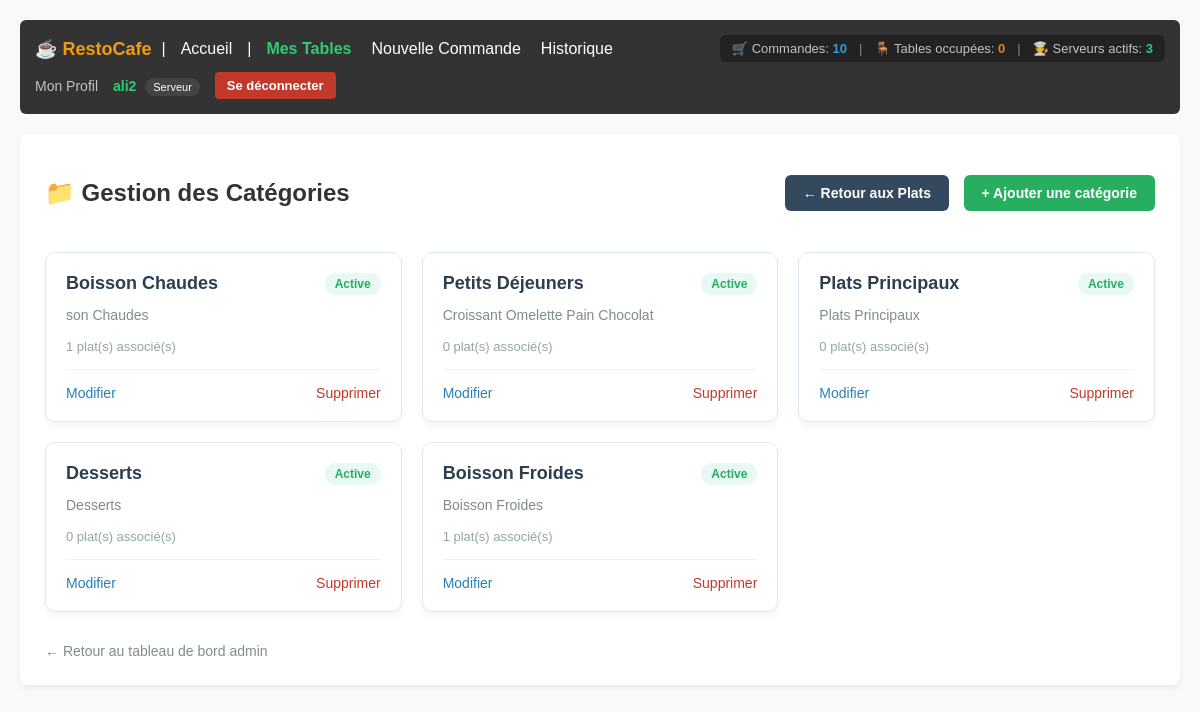
/menu/categories/ (signed in), run on the app's committed database.
### accounts/models.py (models this page shows, shortened)
class User(AbstractUser):
  ROLE_CHOICES = (
      ('admin', 'Administrateur'),
      ('serveur', 'Serveur'),
      ('cuisine', 'Cuisinier'),
  )
  role = models.CharField(
      max_length=20, choices=ROLE_CHOICES, default='serveur'
  )
  tel = models.CharField(max_length=20, blank=True, null=True)
  photo = models.ImageField(upload_to='profils/', blank=True, null=True)

### menu/models.py (models this page shows, shortened)
class Categorie(models.Model):
    nom = models.CharField(max_length=100, unique=True)
    is_active = models.BooleanField(default=True)
    description = models.TextField(blank=True, null=True)

### menu/views.py (the view)
# urls.py: path('categories/', CategorieListView.as_view(), name='categorie_list'),
@method_decorator(login_required, name='dispatch')
class CategorieListView(ListView):
    model = Categorie
    template_name = 'menu/categorie_list.html'
    context_object_name = 'categories'

### accounts/context_processors.py (called while the page is built)
def restaurant_stats(request):
    if not request.user.is_authenticated:
        return {}
    total_commandes = Commande.objects.count()
    tables_occupees = Table.objects.filter(
        commandes__statut__in=['en_attente', 'en_preparation', 'prete']
    ).distinct().count()
    serveurs_actifs = User.objects.filter(
        role='serveur',
        commandes_gerees__isnull=False
    ).distinct().count()
    serveurs_stats = User.objects.filter(role='serveur').prefetch_related('commandes_gerees')
    return {
        'stat_commandes': total_commandes,
        'stat_tables_occupees': tables_occupees,
        'stat_serveurs': serveurs_actifs,
        'serveurs_stats': serveurs_stats,
    }

### menu/templates/menu/categorie_list.html (shortened to what this page needs)
{% extends 'base.html' %}
{% block content %}
    <div style="display: flex; justify-content: space-between; align-items: center; margin-bottom: 25px; flex-wrap: wrap; gap: 15px;">
        <h2>📁 Gestion des Catégories</h2>
        <div>
            <a href="{% url 'menu:plat_list' %}" style="padding: 10px 18px; background: #34495e; color: white; text-decoration: none; border-radius: 6px; font-weight: 600; margin-right: 10px; font-size: 14px;">← Retour aux Plats</a>
            <a href="{% url 'menu:categorie_add' %}" style="padding: 10px 18px; background: #27ae60; color: white; text-decoration: none; border-radius: 6px; font-weight: 600; font-size: 14px;">+ Ajouter une catégorie</a>
        </div>
    </div>
    <div style="display: grid; grid-template-columns: repeat(auto-fill, minmax(280px, 1fr)); gap: 20px;">
        {% for c in categories %}
            <div style="background: #ffffff; border: 1px solid #e1e8ed; border-radius: 10px; padding: 20px; box-shadow: 0 4px 6px rgba(0,0,0,0.04); position: relative;">
                <div style="display: flex; justify-content: space-between; align-items: center; margin-bottom: 10px;">
                    <h3 style="margin: 0; color: #2c3e50; font-size: 18px;">{{ c.nom }}</h3>
                    {% if c.is_active %}
                        <span style="background: #e8f8f5; color: #27ae60; padding: 4px 10px; border-radius: 20px; font-size: 12px; font-weight: bold;">Active</span>
                    {% else %}
                        <span style="background: #fadbd8; color: #c0392b; padding: 4px 10px; border-radius: 20px; font-size: 12px; font-weight: bold;">Inactive</span>
                    {% endif %}
                </div>
                <p style="color: #7f8c8d; font-size: 14px; margin: 10px 0; line-height: 1.5;">
                    {{ c.description|default:"Aucune description." }}
                </p>
                <p style="font-size: 13px; color: #95a5a6; margin-bottom: 15px;">{{ c.plats.count }} plat(s) associé(s)</p>
                <hr style="border: 0; border-top: 1px solid #f1f1f1; margin: 15px 0;">
                <div style="display: flex; justify-content: space-between; align-items: center;">
                    <a href="{% url 'menu:categorie_edit' c.pk %}" style="color: #2980b9; text-decoration: none; font-weight: 500; font-size: 14px;">Modifier</a>
                    <a href="{% url 'menu:categorie_delete' c.pk %}" style="color: #c0392b; text-decoration: none; font-weight: 500; font-size: 14px;">Supprimer</a>
                </div>
            </div>
        {% empty %}
            <p style="grid-column: 1 / -1; text-align: center; color: #7f8c8d; padding: 40px;">Aucune catégorie enregistrée pour le moment.</p>
        {% endfor %}
    </div>
    <div style="margin-top: 30px;">
        <a href="{% url 'accounts:admin_dashboard' %}" style="color: #7f8c8d; text-decoration: none; font-size: 14px;">← Retour au tableau de bord admin</a>
    </div>
{% endblock %}

### templates/navbar.html (shortened to what this page needs)
<nav style="background: #333; color: #fff; padding: 15px; margin-bottom: 20px; border-radius: 6px; display: flex; justify-content: space-between; align-items: center; flex-wrap: wrap; gap: 10px;">
    <div style="display: flex; align-items: center; gap: 10px; flex-wrap: wrap;">
        <strong style="font-size: 18px; color: #f39c12;">☕ RestoCafe</strong> |
        <a href="{% url 'accounts:home' %}" style="color: #fff; text-decoration: none; margin: 0 5px;">Accueil</a>
        {% if user.is_authenticated %}
            |
            {% if user.role == 'admin' or user.is_superuser %}
                <a href="{% url 'accounts:admin_dashboard' %}" style="color: #3498db; text-decoration: none; margin: 0 5px; font-weight: bold;">Dashboard Admin</a>
                <a href="{% url 'accounts:user_list' %}" style="color: #fff; text-decoration: none; margin: 0 5px;">Utilisateurs</a>
                <a href="{% url 'tables:table_list' %}" style="color: #fff; text-decoration: none; margin: 0 5px;">Tables</a>
                <a href="{% url 'commandes:commande_list' %}" style="color: #fff; text-decoration: none; margin: 0 5px;">Commandes</a>
            {% elif user.role == 'serveur' %}
                <a href="{% url 'tables:serveur_dashboard' %}" style="color: #2ecc71; text-decoration: none; margin: 0 5px; font-weight: bold;">Mes Tables</a>
                <a href="{% url 'commandes:commande_add' %}" style="color: #fff; text-decoration: none; margin: 0 5px;">Nouvelle Commande</a>
                <a href="{% url 'commandes:commande_list' %}" style="color: #fff; text-decoration: none; margin: 0 5px;">Historique</a>
            {% elif user.role == 'cuisine' %}
                <a href="{% url 'commandes:cuisine_dashboard' %}" style="color: #f39c12; text-decoration: none; margin: 0 5px; font-weight: bold;">Dashboard Cuisine</a>
            {% endif %}
        {% endif %}
    </div>
    {% if user.is_authenticated %}
        <div style="display: flex; align-items: center; gap: 12px; background: #222; padding: 6px 12px; border-radius: 6px; font-size: 13px;">
            <span style="color: #bdc3c7;" title="Commandes totales">
                🛒 Commandes: <strong style="color: #3498db;">{{ stat_commandes|default:0 }}</strong>
            </span>
            <span style="color: #7f8c8d;">|</span>
            <span style="color: #bdc3c7;" title="Tables occupées">
                🪑 Tables occupées: <strong style="color: #e67e22;">{{ stat_tables_occupees|default:0 }}</strong>
            </span>
            <span style="color: #7f8c8d;">|</span>
            <span style="color: #bdc3c7;" title="Serveurs actifs">
                👨‍🍳 Serveurs actifs: <strong style="color: #2ecc71;">{{ stat_serveurs|default:0 }}</strong>
            </span>
        </div>
    {% endif %}
    <div style="display: flex; align-items: center; gap: 15px;">
        {% if user.is_authenticated %}
            <a href="{% url 'accounts:profile' %}" style="color: #bdc3c7; text-decoration: none; font-size: 14px;">Mon Profil</a>
            <span style="color: #2ecc71; font-size: 14px;">
                <strong>{{ user.username }}</strong>
                <span style="background: #444; color: #fff; padding: 3px 8px; border-radius: 10px; font-size: 11px; margin-left: 5px;">{{ user.get_role_display|default:user.role }}</span>
            </span>
            <form action="{% url 'accounts:logout' %}" method="post" style="display: inline; margin: 0;">
                <button type="submit" style="background: #c0392b; color: white; border: none; padding: 6px 12px; border-radius: 4px; cursor: pointer; font-size: 13px; font-weight: bold;">Se déconnecter</button>
            </form>
        {% else %}
            <span style="color: #e74c3c; font-size: 14px;">Non connecté</span>
            <a href="{% url 'accounts:login' %}" style="color: #fff; text-decoration: none; padding: 6px 12px; background: #2980b9; border-radius: 4px; font-size: 13px; font-weight: bold;">Connexion</a>
        {% endif %}
    </div>
</nav>

### templates/base.html (style rules this page uses)
body { font-family: Arial, sans-serif; margin: 0; padding: 20px; background-color: #f9f9f9; color: #333; }

### data on the page
User: username "ali2", role "Serveur"
Categorie: nom "Boisson Chaudes", is_active "Active", description "son Chaudes", plats.count "1"
Categorie: nom "Petits Déjeuners", is_active "Active", description "Croissant Omelette Pain Chocolat", plats.count "0"
Categorie: nom "Plats Principaux", is_active "Active", description "Plats Principaux", plats.count "0"
Categorie: nom "Desserts", is_active "Active", description "Desserts", plats.count "0"
Categorie: nom "Boisson Froides", is_active "Active", description "Boisson Froides", plats.count "1"

### other printed values
{{ stat_commandes|default:0 }} "10"
{{ stat_tables_occupees|default:0 }} "0"
{{ stat_serveurs|default:0 }} "3"
